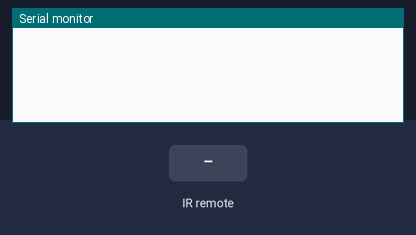
The sketch below on a simulated Arduino Uno, built with avr-gcc and run on an emulated ATmega328P. Parts: the last lines printed to the serial monitor. Inputs (shaded band) come from the test bench.

Above: at 1.2 s.
1.3 s: infrared code 0xFF6897 received
At 1.9 s:
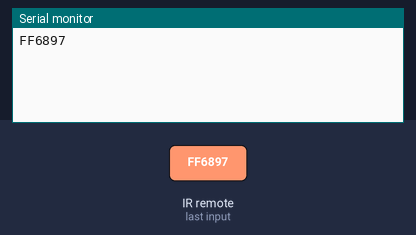
2.8 s: infrared code 0xFF30CF received
At 4.0 s:
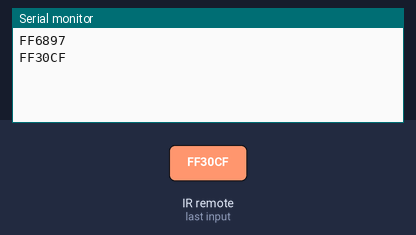
4.3 s: infrared code 0xFF18E7 received
At 5.5 s:
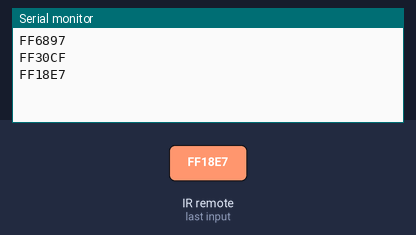
5.8 s: infrared code 0xFF7A85 received
At 6.7 s:
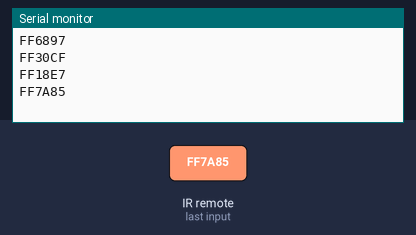
7.3 s: infrared code 0xFF10EF received
At 7.9 s:
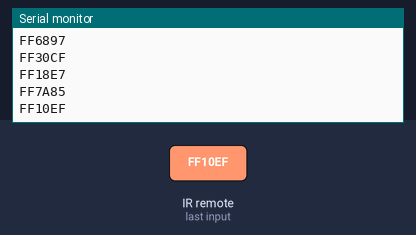
8.8 s: infrared code 0xFF38C7 received
At 9.1 s:
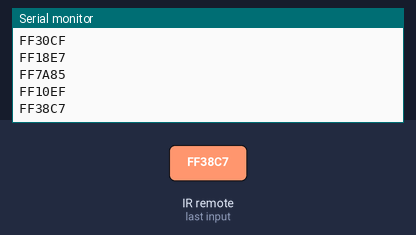

Measured:
- after the input at 1.3 s, the serial monitor: prints a new line at once (image 1)
- after the input at 2.8 s, the serial monitor: prints a new line at once (image 2)
- after the input at 4.3 s, the serial monitor: prints a new line at once (image 3)
- after the input at 5.8 s, the serial monitor: prints a new line at once (image 4)
- after the input at 7.3 s, the serial monitor: prints a new line at once (image 5)
- after the input at 8.8 s, the serial monitor: prints a new line at once (image 6)

The sketch:

_XDD_2021-01-28.ino
```cpp
/*
 IRrecvDemo
 红外控制，接收红外命令控制板载LED灯亮灭
 项目/加载库/管理库中，搜索 : IRremote 2.2.3
 红外管接入3号管脚,
 LED有8个,分别接入11,12,13,4,5,6,7,8号管脚
 */

#include <IRremote.h>

int RECV_PIN = 3;
long irKey[10];
int pinLED[10];
IRrecv irrecv(RECV_PIN);
decode_results results;
    /*
    IR  codeHex  LED_Pin
    0:  FF6897   All off
    1:  FF30CF  11
    2:  FF18E7  12
    3:  FF7A85  13
    4:  FF10EF  4
    5:  FF38C7  5
    6:  FF5AA5  6
    7:  FF42BD  7
    8:  FF4AB5  8
    9:  FF52AD  All on
   */

void setup()
{
    //Array for IR_keys:
    irKey[0]=0xFF6897;
    irKey[1]=0xFF30CF;
    irKey[2]=0xFF18E7;
    irKey[3]=0xFF7A85;
    irKey[4]=0xFF10EF;
    irKey[5]=0xFF38C7;
    irKey[6]=0xFF5AA5;
    irKey[7]=0xFF42BD;
    irKey[8]=0xFF4AB5;
    irKey[9]=0xFF52AD;
    //Array for LED pins:
    pinLED[0]=0;
    pinLED[1]=11;
    pinLED[2]=12;
    pinLED[3]=13;
    pinLED[4]=4;
    pinLED[5]=5;
    pinLED[6]=6;
    pinLED[7]=7;
    pinLED[8]=8;
    pinLED[9]=9;

    Serial.begin(9600);
    irrecv.enableIRIn(); // Start the receiver
}

void loop() {
  if (irrecv.decode(&results)) {
    Serial.println(results.value, HEX);

    //IR_key= 0,All LED  off
   if (results.value == irKey[0])
    {
      for(int i=1;i<=8;i++){
         digitalWrite(pinLED[i],LOW);
      }
    }

   //IR_key= 9,All LED  on
   if (results.value == irKey[9])
    {
      for(int i=1;i<=8;i++){
         digitalWrite(pinLED[i],HIGH);
      }
    }

    //IR_key= 1,...,8, pinLED[i]=on:
   for(int i=1;i<=8;i++){
      if (results.value == irKey[i])
      {
        digitalWrite(pinLED[i], HIGH);
      }
   }

    irrecv.resume(); // Receive the next value
  }
  delay(100);
}
```
